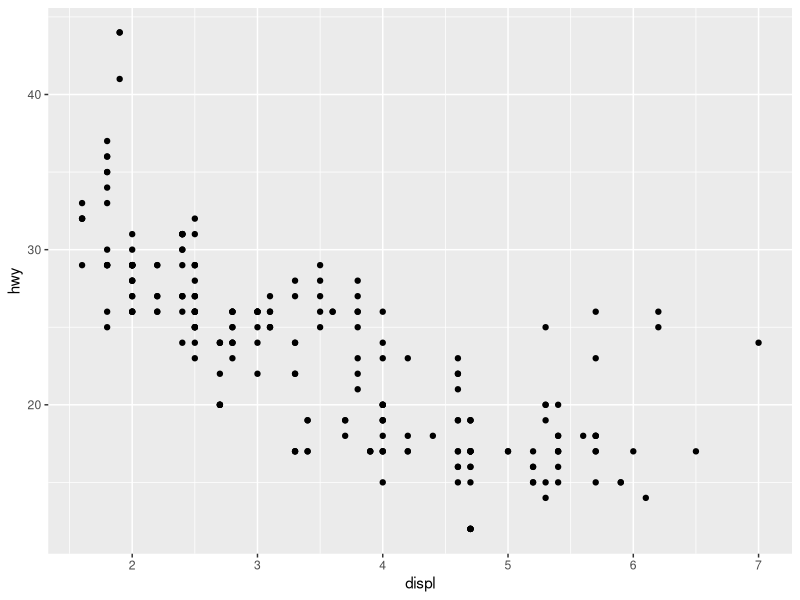
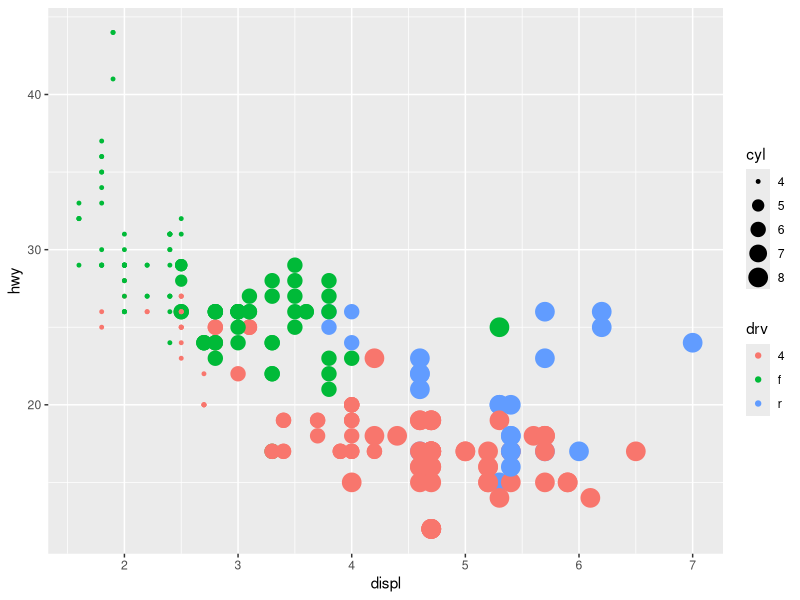
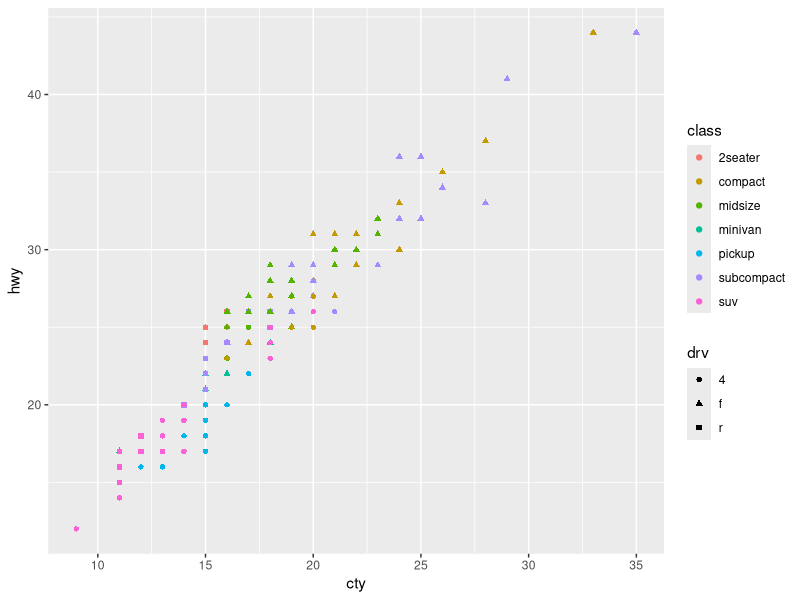
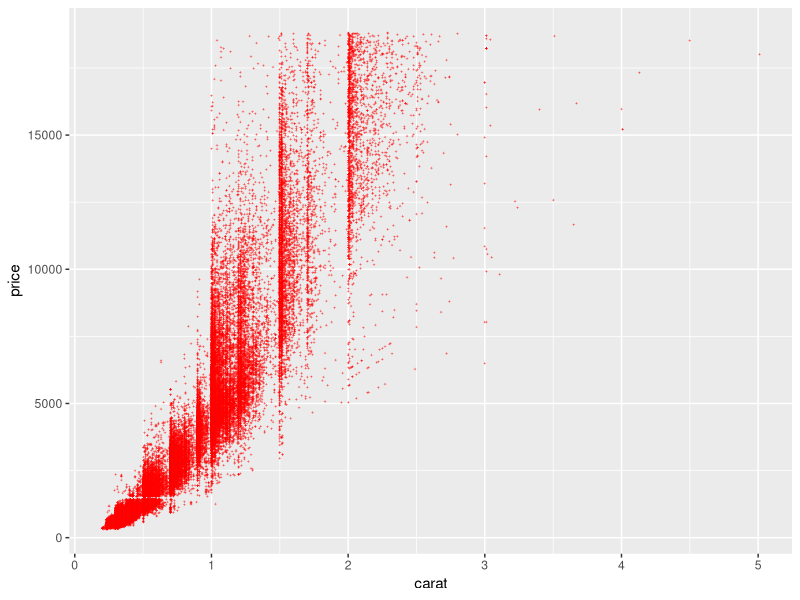
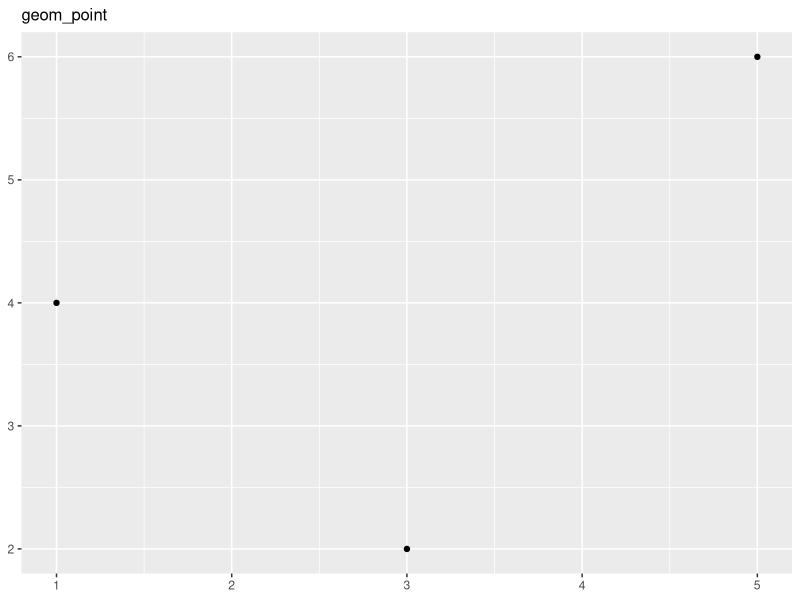
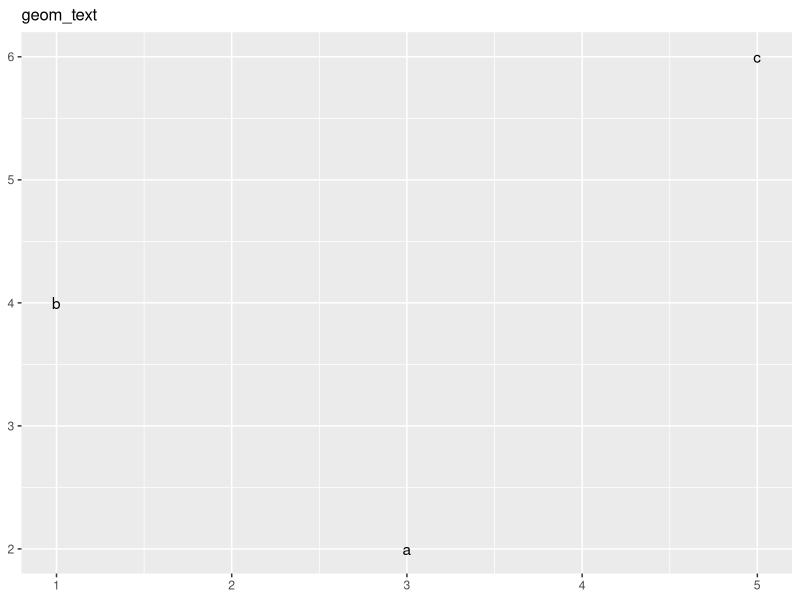
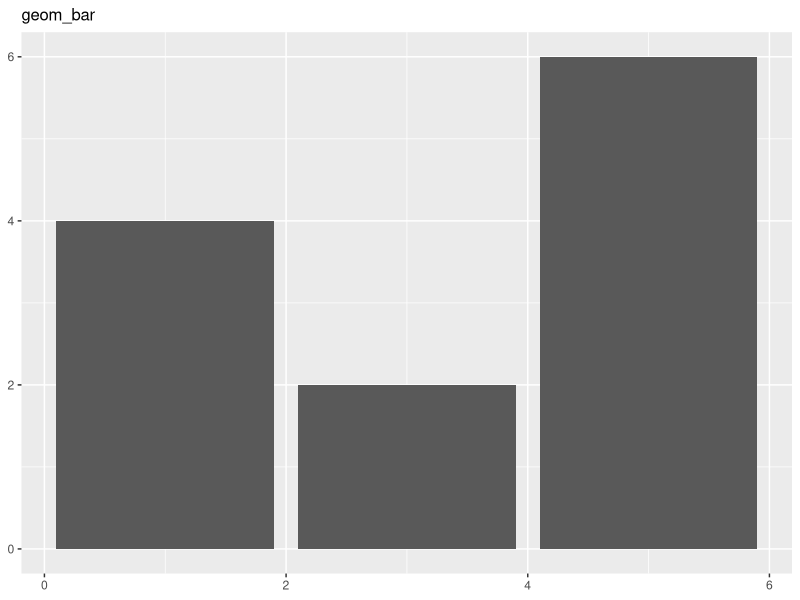
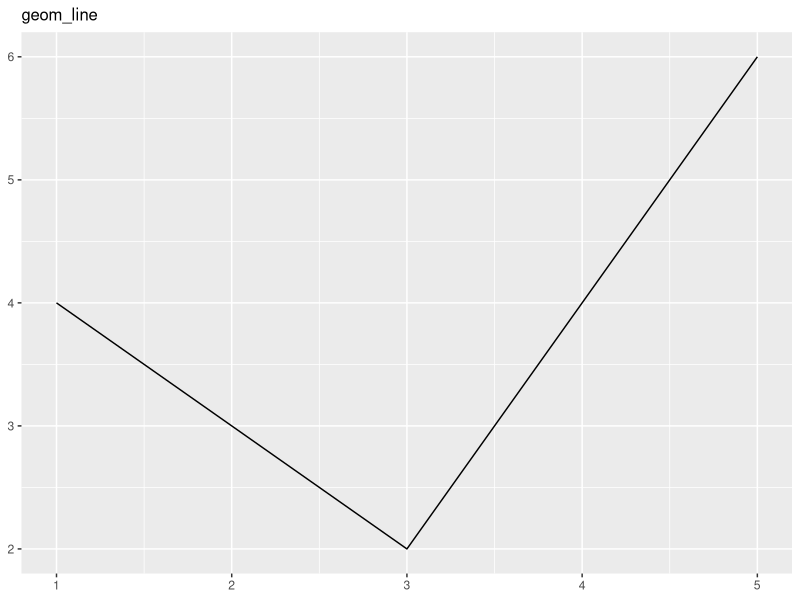

Reproduce these figures in R, in order.
## ---- chunk 1
library(knitr)
library(tidyverse)
## ---- chunk 2
library(tidyverse)
ggplot(mpg, aes(x = displ, y = hwy)) + 
  geom_point()
## ---- chunk 3
ggplot(mpg, aes(x = displ, y = hwy, color = drv, size = cyl)) + 
  geom_point()
## ---- chunk 4
ggplot(mpg, aes(cty, hwy, colour = class, shape = drv))  + 
  geom_point()
## ---- chunk 5
ggplot(diamonds, aes(carat, price)) + 
  geom_point(colour ="red", shape = "+", size = 1)
## ---- chunk 6
#| layout-ncol: 4
df <- data.frame(
  x = c(3, 1, 5), 
  y = c(2, 4, 6), 
  label = c("a","b","c")
)
p <- ggplot(df, aes(x, y, label = label)) + 
  labs(x = NULL, y = NULL) + # Hide axis label
  theme(plot.title = element_text(size = 12)) # Shrink plot title
p + geom_point() + ggtitle("geom_point")
p + geom_text() + ggtitle("geom_text")
p + geom_bar(stat = "identity") + ggtitle("geom_bar")
p + geom_line() + ggtitle("geom_line")
## ---- chunk 7
ggplot(economics, aes(date, unemploy)) + 
  geom_line() + 
  geom_point(color = "red", size = 1)
## ---- chunk 8
# Number of cars in each class:
ggplot(mpg, aes(class)) +
  geom_bar()
## ---- chunk 9
ggplot(mpg, aes(drv)) +
  geom_bar(fill = "red", width = 0.8)
## ---- chunk 10
df <- data.frame(
  type = c("A", "B", "C"), 
  mean = c(2.5, 4.4, 6.3)
)
ggplot(df, aes(x = type, y = mean)) +
  geom_col()
## ---- chunk 11
starwars %>% 
  mutate(bmi = mass / (height / 100)^2) %>% 
  filter(bmi < 100) %>%
  group_by(species) %>% 
  summarise(
    mean_bmi = median(bmi, na.rm = TRUE)
  ) %>%
  ggplot(aes(species, mean_bmi)) +
    geom_col() +
    theme(axis.text.x = element_text(angle = 40, hjust=1))
## ---- chunk 12
ggplot(mpg,aes(displ, hwy)) + 
  geom_point() +
  geom_smooth()
## ---- chunk 13
economics %>%
  ggplot(aes(pop, unemploy)) + 
    geom_point() + 
    geom_smooth()
## ---- chunk 14
library(dslabs)
gapminder %>% group_by(year, continent) %>%
  summarize(m_infant_mortality = mean(infant_mortality, na.rm = TRUE)) %>%
  ggplot(aes(x = year, y = m_infant_mortality, color = continent)) +
    geom_line() + 
    geom_point() + 
    geom_smooth()

## ---- chunk 15
ggplot(mpg,aes(drv, hwy)) + # Note: hwy is highway miles per gallon
  geom_point()  # drv is the type of drive train, where f = front-wheel drive, r = rear wheel drive, 4 = 4wd
## ---- chunk 16
#| label: three-geom-point-alternatives
#| layout-ncol: 3
#| fig-width: 3
#| fig-height: 4
#| echo: false

ggplot(mpg,aes(drv, hwy)) +geom_jitter(width = 0.2)
ggplot(mpg,aes(drv, hwy)) +geom_boxplot()
ggplot(mpg,aes(drv, hwy)) +geom_violin()
## ---- chunk 17
ggplot(mpg, aes(cty, hwy)) + 
  geom_point() +
  facet_wrap(vars(class)) # or facet_wrap(~class)
## ---- chunk 18
economics %>%
  mutate(
    year = format(date, format = "%Y"),
    saving_rate = cut(psavert, breaks = 3, labels = c("Low","Medium","High"))
  ) %>%
  ggplot(aes(year, unemploy/pop*100)) + 
    geom_point(size = 0.5) +
    facet_wrap(~saving_rate) +
    theme(axis.text.x = element_text(angle = 90, hjust=1, size = 5))
## ---- chunk 19
#| label: complex-example-1
#| code-fold: true
#| code-summary: "Code for this example"

stats <- mpg %>%
  group_by(class) %>%
  summarise(n=n(), hwy = mean(hwy))

ggplot(mpg, aes(class, hwy)) +
  geom_jitter(width = 0.2) +
  geom_point(data = stats, mapping = aes(class, hwy), colour = "red", size = 6) +
  geom_text(data = stats, aes(class, 10, label = paste0("n=", n))) + 
  ylim(10, 45)
